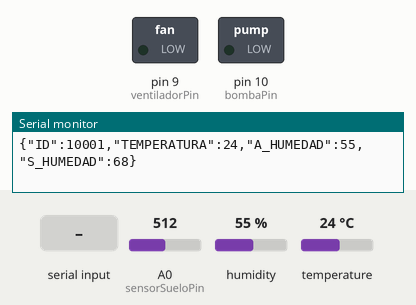
Bench run of a sketch on a simulated Arduino Uno, built with avr-gcc and run on an emulated ATmega328P. Parts: switched loads named in the sketch (green lamp = pin HIGH), the last lines printed to the serial monitor. The inputs (shaded band) are chosen by the test bench; at power-on: A0 (sensorSueloPin) = 512, humidity 55 %, temperature 24 °C.

Above: at 1.2 s.
1.3 s: "a" received over Serial
At 2.4 s:
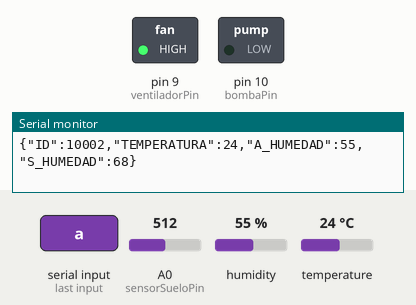
2.8 s: "c" received over Serial
At 3.5 s:
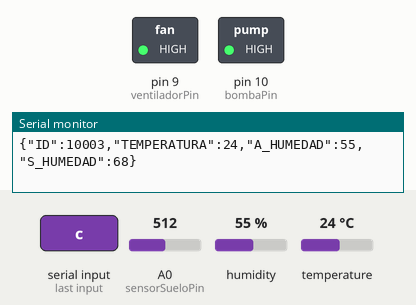
4.3 s: "b" received over Serial
At 4.6 s:
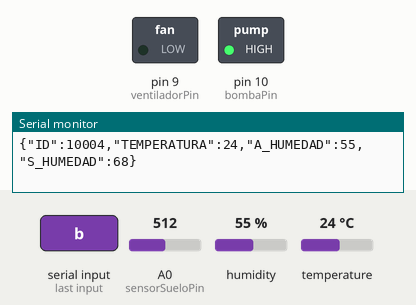
5.8 s: "d" received over Serial
At 7.0 s:
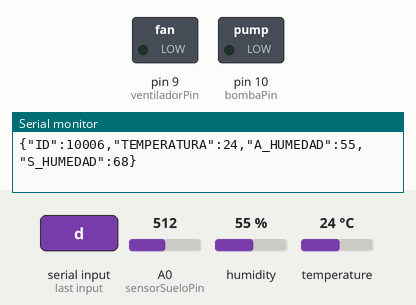
Timing chart, 0 to 8.3 s (numbered marks = the images above; inputs shaded):
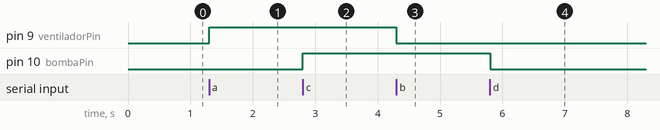

The sketch:

InvernaderoARDUINO.ino
```cpp
#include <ArduinoJson.h>
#include <DHT.h>
#define DHTPIN 8
#define DHTTYPE DHT11

DHT dht(DHTPIN, DHTTYPE);
const int sensorSueloPin = A0;
int id = 10000;
int offset = 280;
int ventiladorPin = 9;
int bombaPin = 10;
long tiempoUltimaLectura=0;

void setup() {
  Serial.begin(9600);
  dht.begin();//Se inicializa en sensor
  pinMode(ventiladorPin, OUTPUT);
  pinMode(bombaPin, OUTPUT);
}

void loop() {
  if (Serial.available()>0){
    char recibe = Serial.read();
    if (recibe == 'a'){
      digitalWrite(ventiladorPin, HIGH);
    }
    else if (recibe == 'b'){
      digitalWrite(ventiladorPin, LOW);
    }
    else if (recibe == 'c'){
      digitalWrite(bombaPin, HIGH);
    }
    else if (recibe == 'd'){
      digitalWrite(bombaPin, LOW);
    }
  }
  if(millis() - tiempoUltimaLectura > 1000){
    if (id > 19999){
      id = 10000;
    }
    else{
      id = id + 1;
    }

    float entradaA0 = analogRead(sensorSueloPin);
    int humedadSuelo = 100 - ((entradaA0 - offset)/(1023 - offset))*100;
    int humedad = dht.readHumidity();
    int temperatura = dht.readTemperature();

    //String envia = "{\"ID\":\"12ABF12\",\"TEMPERATURA\":" + (String)temperatura + ",\"A_HUMEDAD\":" + (String)humedad + ",\"S_HUMEDAD\":" + (String)humedad + "}";
    StaticJsonDocument<32> doc;
    doc["ID"] = id;
    doc["TEMPERATURA"] = temperatura;
    doc["A_HUMEDAD"] = humedad;
    doc["S_HUMEDAD"] = humedadSuelo;
    String envia;
    serializeJson(doc, envia);
    Serial.println(envia);
    tiempoUltimaLectura = millis();
  }
}
```

Measured:
- after the input at 1.3 s, pin 9 (ventiladorPin): LOW → HIGH at once
- after the input at 2.8 s, pin 10 (bombaPin): LOW → HIGH at once
- after the input at 4.3 s, pin 9 (ventiladorPin): HIGH → LOW at once
- after the input at 5.8 s, pin 10 (bombaPin): HIGH → LOW at once
